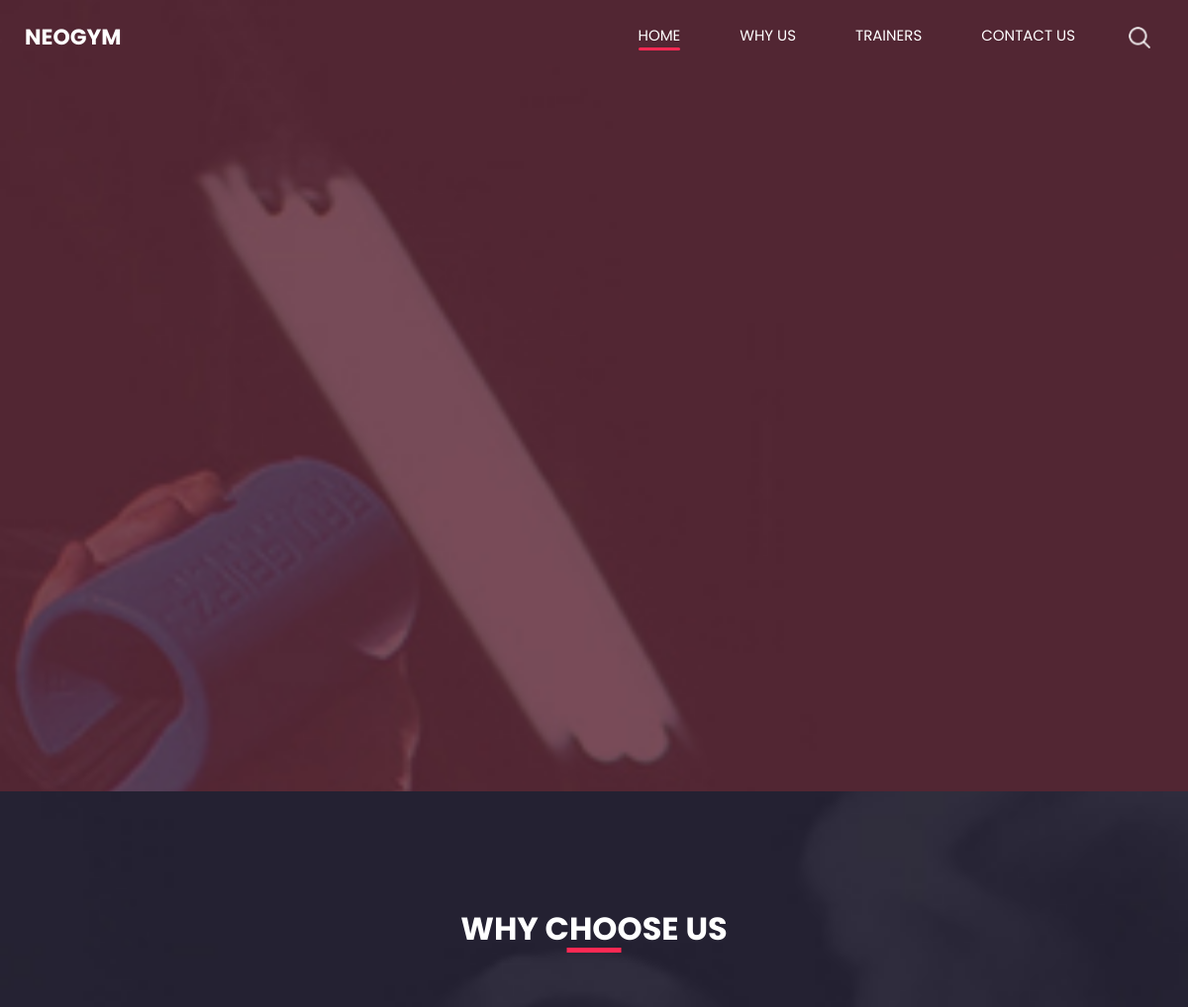
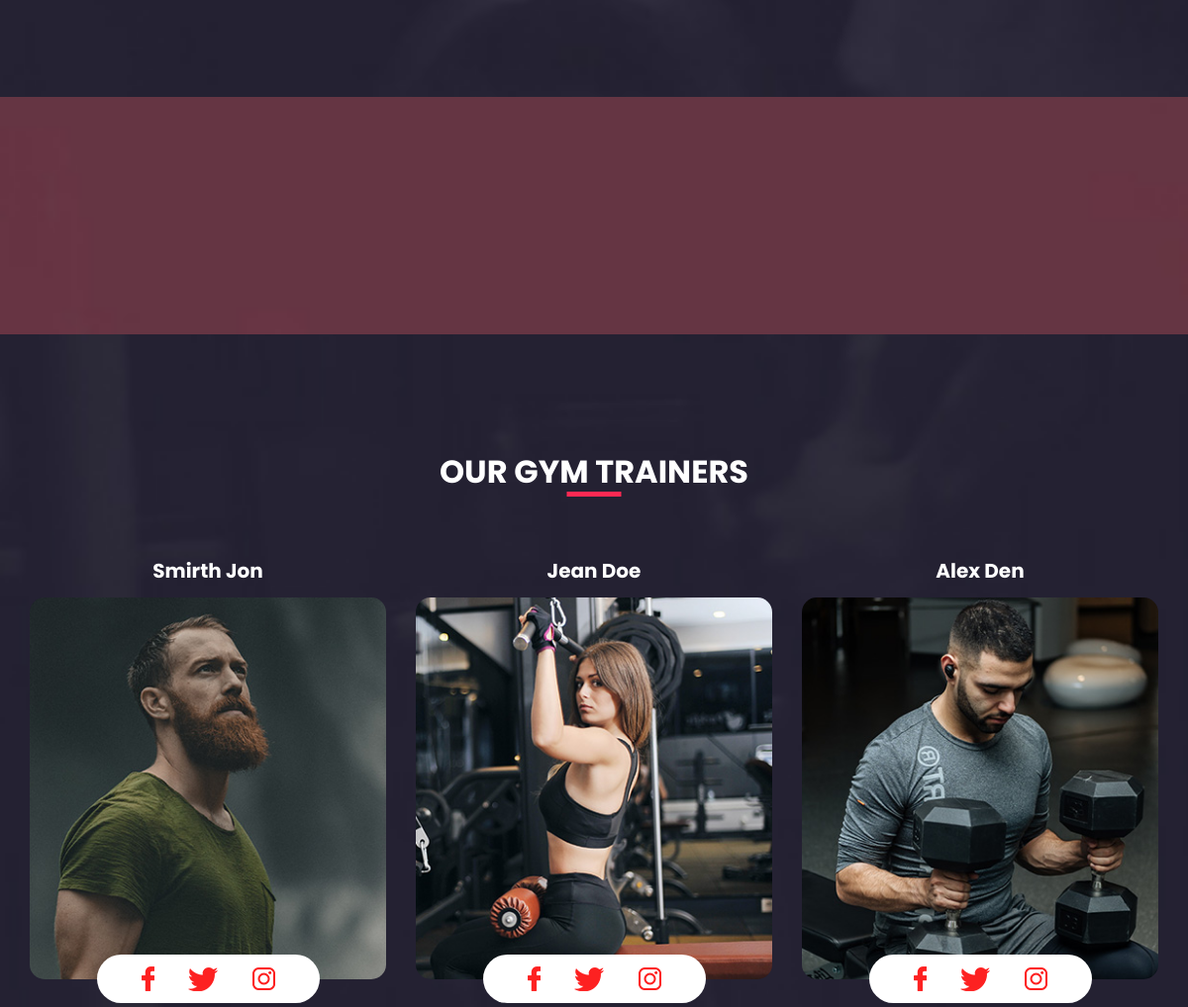
Before: / (upper part) with the older database file (2 pictures, top to bottom).
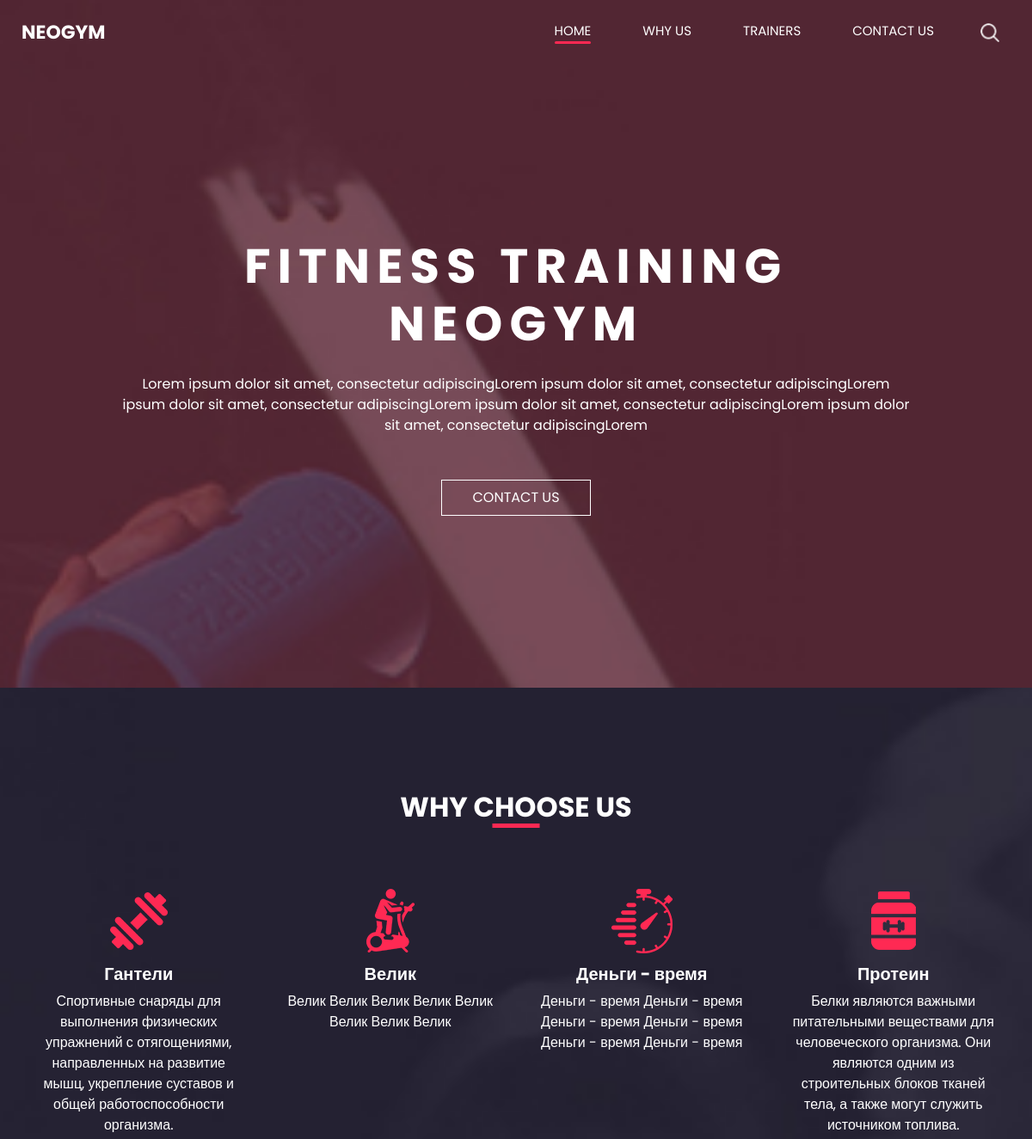
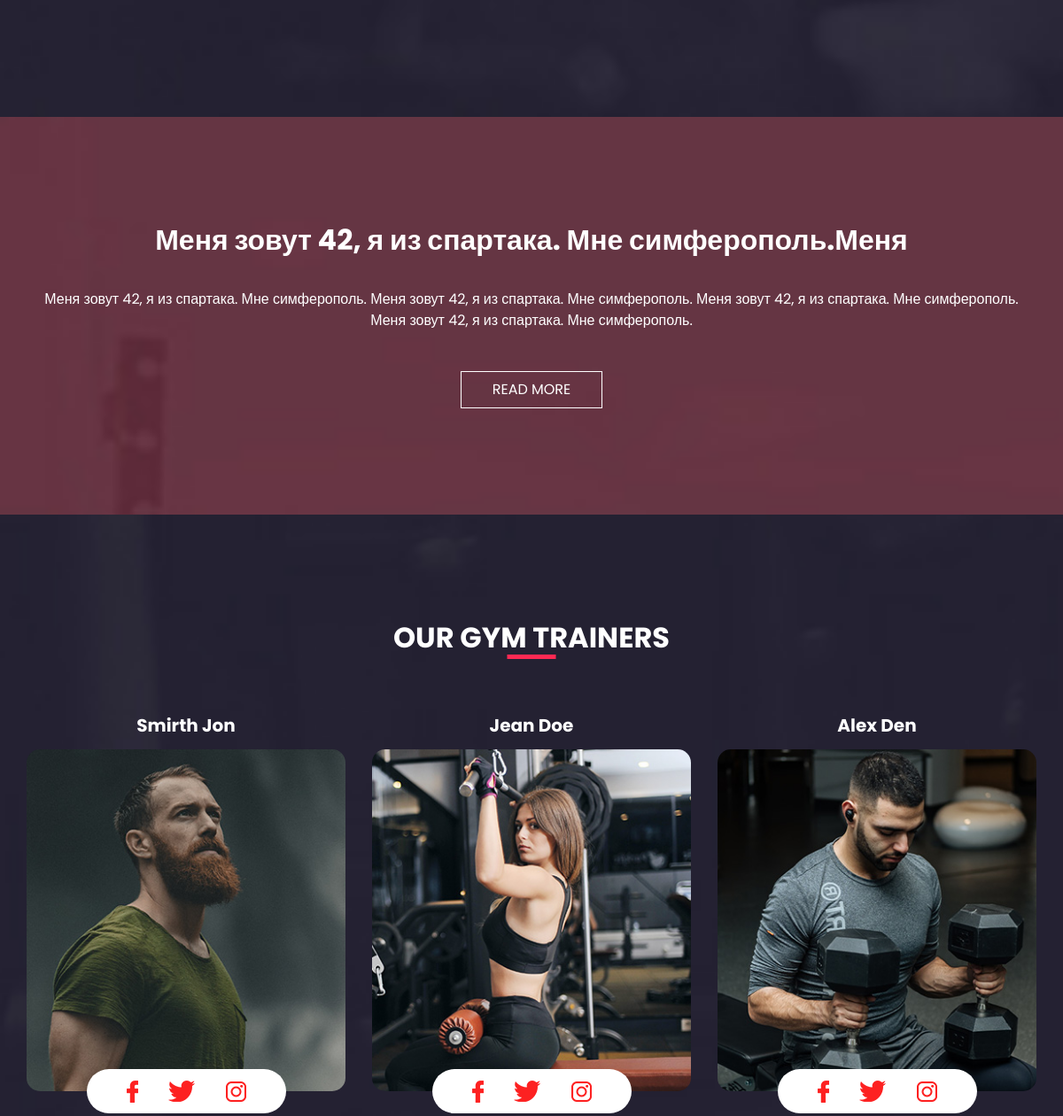
After: the same page with the newer database file (2 pictures, top to bottom).
### main/models.py (models this page shows, shortened)
class Home(models.Model):
    title = models.CharField(max_length = 50)
    disc = models.CharField(max_length = 255)
    class Meta():
        verbose_name = "Home carusel"
        verbose_name_plural = "Home carusel"

class Why(models.Model):
    icon_select = (
        ('gantel','Гантель'),
        ('banka', 'Банка'),
        ('bike','Велик'),
        ('timer','Таймер')
    )
    title = models.CharField(max_length = 50)
    disc = models.TextField()
    icon = models.CharField(choices=icon_select, max_length = 50)
    class Meta():
        verbose_name = "Why"
        verbose_name_plural = "Why"

class HomeContent(models.Model):
    title = models.CharField(max_length = 50)
    disc = models.TextField()
    class Meta():
        verbose_name = "Home content"
        verbose_name_plural = "Home content"

### main/views.py (the view)
# urls.py: path('', Main, name = 'main'),
def Main(request):
    context = {
        'home_data' : Home.objects.all(),
        'why_data' : Why.objects.all(),
        'home_content_data' : HomeContent.objects.all(),
        'active_page' : 'main',
    }
    return render(request, 'index.html', context)

### templates/index.html (shortened to what this page needs)
<!DOCTYPE html>
<html>
{% include "head.html" %}
<body>
  <div class="hero_area">
    {% include "navbar.html" %}
    <section class=" slider_section position-relative">
      <div id="carouselExampleIndicators" class="carousel slide" data-ride="carousel">
        <div class="carousel-inner">
          {% for home_item in home_data %}
            <div class="carousel-item {% if forloop.first %}active{% endif %}">
              <div class="container">
                <div class="col-lg-10 col-md-11 mx-auto">
                  <div class="detail-box">
                    <div>
                      <h1>{{ home_item.title }}</h1>
                      <p>{{ home_item.disc }}</p>
                      <div class="">
                        <a href="">
                          Contact Us
                        </a>
                      </div>
                    </div>
                  </div>
                </div>
              </div>
            </div>
          {% endfor %}
        </div>
      </div>
    </section>
  </div>
  <section class="us_section layout_padding">
    <div class="container">
      <div class="heading_container">
        <h2>
          Why Choose Us
        </h2>
      </div>
      <div class="us_container ">
        <div class="row">
          {% for why_item in why_data %}
            <div class="col-lg-3 col-md-6">
              <div class="box">
                <div class="img-box">
                  <img src="
                    {% if why_item.icon == 'gantel' %}
                      /static/images/u-1.png
                    {% elif why_item.icon == 'banka' %}
                      /static/images/u-4.png
                    {% elif why_item.icon == 'bike' %}
                      /static/images/u-2.png
                    {% elif why_item.icon == 'timer' %}
                      /static/images/u-3.png
                    {% endif %}
                  ">
                </div>
                <div class="detail-box">
                  <h5>
                    {{ why_item.title }}
                  </h5>
                  <p>
                    {{ why_item.disc }}
                  </p>
                </div>
              </div>
            </div>
          {% endfor %}
        </div>
      </div>
    </div>
  </section>
  <section class="heathy_section layout_padding">
    <div class="container">
      <div class="row">
        {% for home_content_item in  home_content_data%}
          <div class="col-md-12 mx-auto">
            <div class="detail-box">
              <h2>
                {{ home_content_item.title }}
              </h2>
              <p>
                {{ home_content_item.disc }}
              </p>
              <div class="btn-box">
                <a href="">
                  READ MORE
                </a>
              </div>
            </div>
          </div>
        {% endfor %}
      </div>
    </div>
  </section>
  <section class="trainer_section layout_padding">
    <div class="container">
      <div class="heading_container">
        <h2>
          Our Gym Trainers
        </h2>
      </div>
      <div class="row">
        <div class="col-lg-4 col-md-6 mx-auto">
          <div class="box">
            <div class="name">
              <h5>
                Smirth Jon
              </h5>
            </div>
            <div class="img-box">
              <img src="/static/images/t1.jpg" alt="">
            </div>
            <div class="social_box">
              <a href="">
                <img src="/static/images/facebook-logo.png" alt="">
              </a>
              <a href="">
                <img src="/static/images/twitter.png" alt="">
              </a>
              <a href="">
                <img src="/static/images/instagram-logo.png" alt="">
              </a>
            </div>
          </div>
        </div>
        <div class="col-lg-4 col-md-6 mx-auto">
          <div class="box">
            <div class="name">
              <h5>
                Jean Doe
              </h5>
            </div>
            <div class="img-box">
              <img src="/static/images/t2.jpg" alt="">
            </div>
            <div class="social_box">
              <a href="">
                <img src="/static/images/facebook-logo.png" alt="">
              </a>
              <a href="">
                <img src="/static/images/twitter.png" alt="">
              </a>
              <a href="">
                <img src="/static/images/instagram-logo.png" alt="">
              </a>
            </div>
          </div>
        </div>
        <div class="col-lg-4 col-md-6 mx-auto">
          <div class="box">
            <div class="name">
              <h5>
                Alex Den
              </h5>
            </div>
            <div class="img-box">
              <img src="/static/images/t3.jpg" alt="">
            </div>
            <div class="social_box">
              <a href="">
                <img src="/static/images/facebook-logo.png" alt="">
              </a>
              <a href="">
                <img src="/static/images/twitter.png" alt="">
              </a>
              <a href="">
                <img src="/static/images/instagram-logo.png" alt="">
              </a>
            </div>
          </div>
        </div>
      </div>
    </div>
  </section>
</body>
</html>

### templates/head.html (shortened to what this page needs)
<head>
    <link rel="stylesheet" type="text/css" href="https://cdnjs.cloudflare.com/ajax/libs/OwlCarousel2/2.3.4/assets/owl.carousel.min.css" />
    <link rel="stylesheet" type="text/css" href="/static/css/bootstrap.css" />
    <link href="/static/css/style.css" rel="stylesheet" />
    <link href="/static/css/responsive.css" rel="stylesheet" />
</head>

### templates/navbar.html (shortened to what this page needs)
<header class="header_section">
  <div class="container-fluid">
    <nav class="navbar navbar-expand-lg custom_nav-container ">
      <a class="navbar-brand" href="{% url 'main' %}">
        <span>
          Neogym
        </span>
      </a>
      <div class="collapse navbar-collapse" id="navbarSupportedContent">
        <div class="d-flex ml-auto flex-column flex-lg-row align-items-center">
          <ul class="navbar-nav  ">
            <li class="nav-item {% if active_page == 'main' %}active{% endif %}">
              <a class="nav-link" href="{% url 'main' %}">Home <span class="sr-only">(current)</span></a>
            </li>
            <li class="nav-item {% if active_page == 'why' %}active{% endif %}">
              <a class="nav-link" href="{% url 'why' %}"> Why us </a>
            </li>
            <li class="nav-item {% if active_page == 'trainer' %}active{% endif %}">
              <a class="nav-link" href="{% url 'trainer' %}"> trainers</a>
            </li>
            <li class="nav-item {% if active_page == 'contact' %}active{% endif %}">
              <a class="nav-link" href="{% url 'contact' %}"> Contact Us</a>
            </li>
          </ul>
          <div class="user_option">
            <form class="form-inline my-2 my-lg-0 ml-0 ml-lg-4 mb-3 mb-lg-0">
              <button class="btn  my-2 my-sm-0 nav_search-btn" type="submit"></button>
            </form>
          </div>
        </div>
      </div>
    </nav>
  </div>
</header>

### static/css/responsive.css (style rules this page uses)
@media (min-width: 1200px) { .container { max-width: 1170px; } }

Changed rows visible on the page:
added Home: title "FITNESS TRAINING NEOGYM", disc "Lorem ipsum dolor sit amet, consectetur adipiscingLorem ipsum dolor sit amet, consectetur adipiscingLorem ipsum dolor sit amet, consectetur adipiscingLorem ipsum dolor sit amet, consectetur adipiscingLorem ipsum dolor sit amet, consectetur adipiscingLorem"
added Why: title "Гантели", disc "Спортивные снаряды для выполнения физических упражнений с отягощениями, направленных на развитие мышц, укрепление суставов и общей работоспособности организма."
added Why: title "Велик", disc "Велик Велик Велик Велик Велик Велик Велик Велик"
added Why: title "Деньги - время", disc "Деньги - время Деньги - время Деньги - время Деньги - время Деньги - время Деньги - время"
added Why: title "Протеин", disc "Белки являются важными питательными веществами для человеческого организма. Они являются одним из строительных блоков тканей тела, а также могут служить источником топлива."
added HomeContent: title "Меня зовут 42, я из спартака. Мне симферополь.Меня", disc "Меня зовут 42, я из спартака. Мне симферополь. Меня зовут 42, я из спартака. Мне симферополь. Меня зовут 42, я из спартака. Мне симферополь. Меня зовут 42, я из спартака. Мне симферополь."
